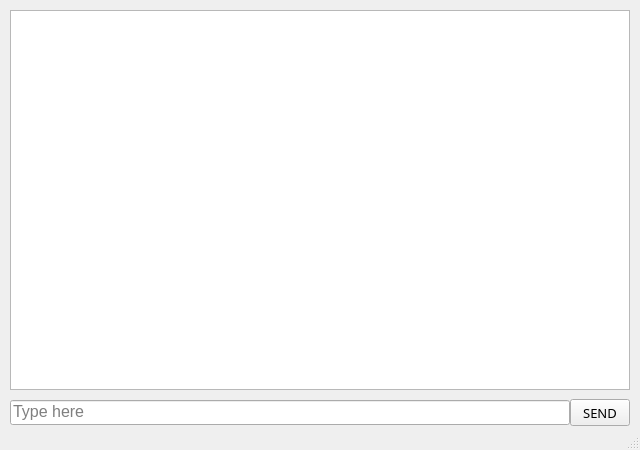
<?xml version="1.0" encoding="UTF-8"?>
<ui version="4.0">
 <class>MainWindow</class>
 <widget class="QMainWindow" name="MainWindow">
  <property name="geometry">
   <rect>
    <x>0</x>
    <y>0</y>
    <width>640</width>
    <height>450</height>
   </rect>
  </property>
  <property name="windowTitle">
   <string>Chat Room by Faizan</string>
  </property>
  <property name="autoFillBackground">
   <bool>true</bool>
  </property>
  <widget class="QWidget" name="centralwidget">
   <widget class="QListWidget" name="chat">
    <property name="geometry">
     <rect>
      <x>10</x>
      <y>10</y>
      <width>620</width>
      <height>380</height>
     </rect>
    </property>
    <property name="font">
     <font>
      <family>Segoe UI Emoji</family>
      <pointsize>12</pointsize>
     </font>
    </property>
    <property name="frameShape">
     <enum>QFrame::StyledPanel</enum>
    </property>
    <property name="frameShadow">
     <enum>QFrame::Sunken</enum>
    </property>
   </widget>
   <widget class="QLineEdit" name="type">
    <property name="geometry">
     <rect>
      <x>10</x>
      <y>400</y>
      <width>560</width>
      <height>25</height>
     </rect>
    </property>
    <property name="font">
     <font>
      <pointsize>12</pointsize>
     </font>
    </property>
    <property name="frame">
     <bool>true</bool>
    </property>
    <property name="alignment">
     <set>Qt::AlignLeading|Qt::AlignLeft|Qt::AlignTop</set>
    </property>
    <property name="placeholderText">
     <string>Type here</string>
    </property>
    <property name="clearButtonEnabled">
     <bool>true</bool>
    </property>
   </widget>
   <widget class="QPushButton" name="send">
    <property name="geometry">
     <rect>
      <x>570</x>
      <y>399</y>
      <width>60</width>
      <height>27</height>
     </rect>
    </property>
    <property name="font">
     <font>
      <family>MV Boli</family>
      <pointsize>10</pointsize>
      <weight>50</weight>
      <bold>false</bold>
     </font>
    </property>
    <property name="text">
     <string>SEND</string>
    </property>
   </widget>
  </widget>
  <widget class="QMenuBar" name="menubar">
   <property name="geometry">
    <rect>
     <x>0</x>
     <y>0</y>
     <width>640</width>
     <height>21</height>
    </rect>
   </property>
  </widget>
  <widget class="QStatusBar" name="statusbar"/>
 </widget>
 <resources/>
 <connections/>
</ui>
